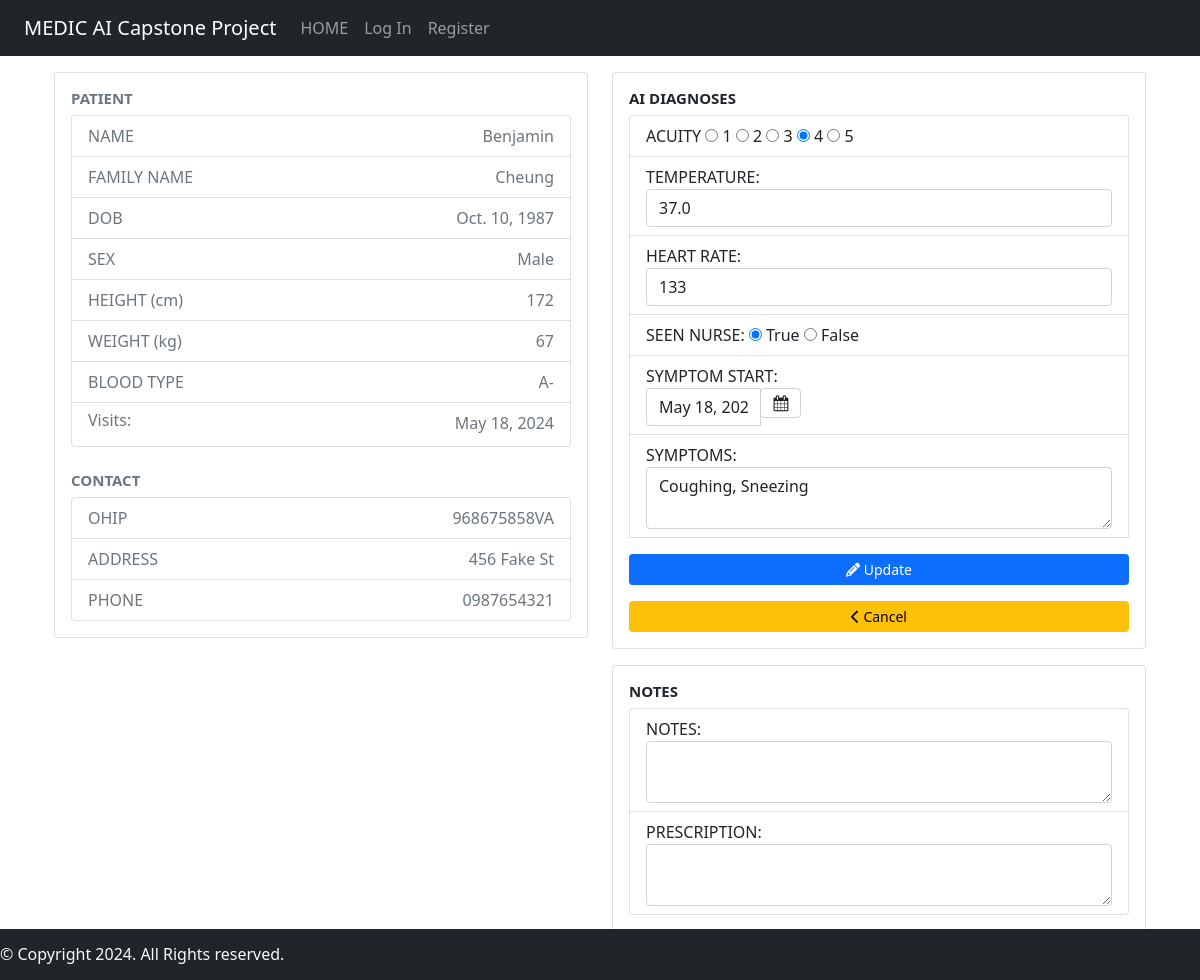
Before: /patientinfo/2/edit with the older database file.
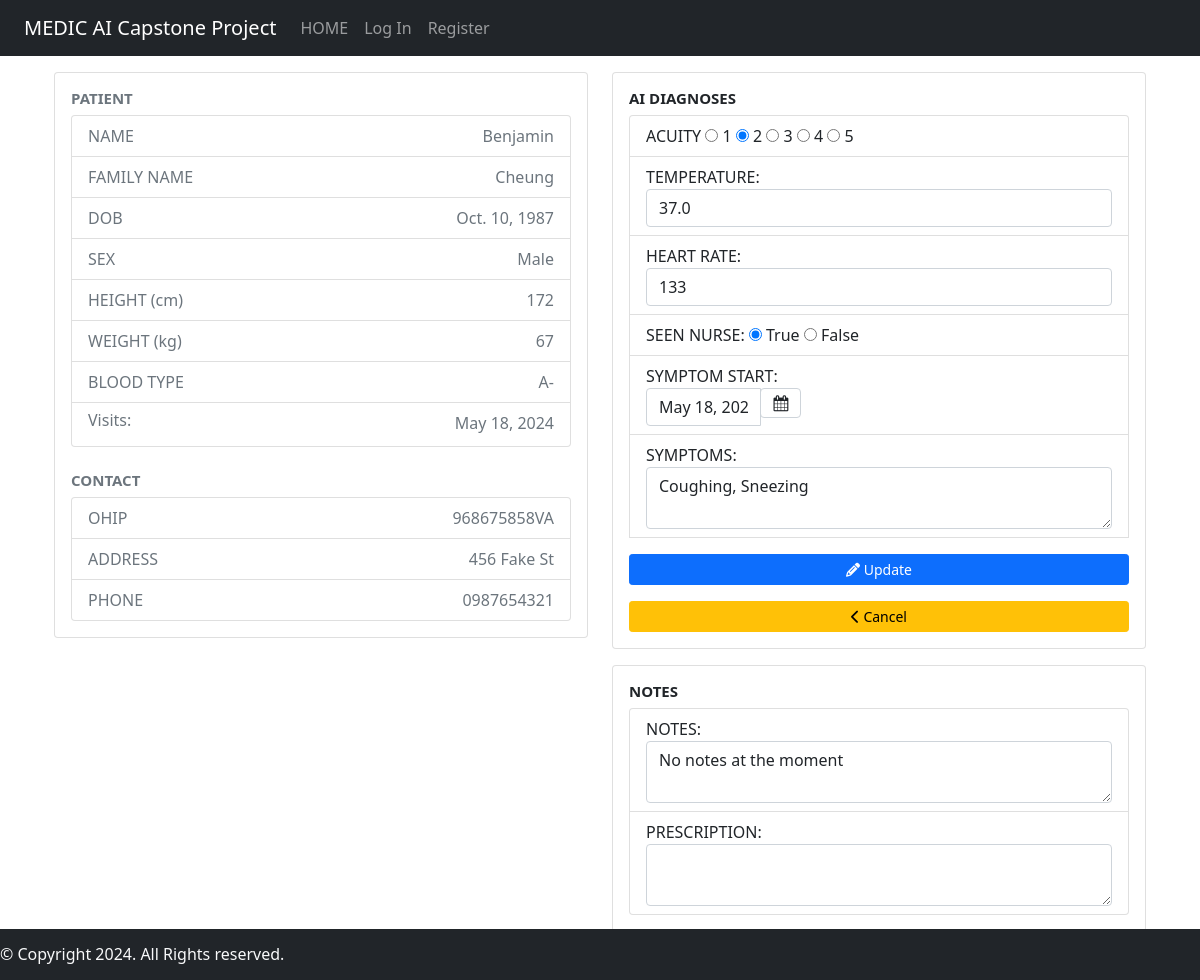
After: the same page with the newer database file.
### medicAI/models.py (models this page shows)
class Hospital_Visit(models.Model):
    ACUITY_CHOICES = [
        ('1', '1'),
        ('2', '2'),
        ('3', '3'),
        ('4', '4'),
        ('5', '5'),
    ]
    patient = models.ForeignKey(Patient, on_delete=models.CASCADE)
    symptom_start_date = models.DateField(default=timezone.now, blank=True)
    acuity = models.CharField(max_length=1, choices=ACUITY_CHOICES, default='5')
    temperature = models.DecimalField(
        max_digits=3,
        decimal_places=1,
        null=True,
        blank=True,
        validators=[MinValueValidator(30), MaxValueValidator(45)]
    )
    heart_rate = models.IntegerField(null=True, blank=True)
    prescription = models.CharField(max_length=200, blank=True)
    diagnosis = models.CharField(max_length=200, blank=True)
    seen_nurse = models.BooleanField(default=False)
    er_doctor = models.ForeignKey(User, on_delete=models.CASCADE, null=True)
    symptoms = models.CharField(max_length=500, null=True, blank=True )

### medicAI/views.py (the view, shortened to what this page needs)
# urls.py: path("patientinfo/<str:patient_id>/edit", views.edit_patient_info, name="editpatientinfo"),
def edit_patient_info(request, patient_id):
    patient = Patient.objects.get(pk=patient_id)
    visit_list = Hospital_Visit.objects.filter(patient=patient_id).order_by('-symptom_start_date')
    current_visit = visit_list.first()
    context = {
        'patient': patient,
        'visit_list' : visit_list,
        'current_visit': current_visit
    }
    return render(request, "medicAI/editpatientinfo.html", context)

### medicAI/templates/medicAI/editpatientinfo.html (shortened to what the changed rows need)
{% extends "medicAI/layout.html" %}
{% block body %}
<div class="container" style="margin-top: 1rem; margin-bottom: 3rem;">
    <form action="/patientinfo/{{patient.id}}/edit" method="POST">
        <div class="row">
            <div class="col-md-6">
                <div class="card" style="margin-bottom: 1rem;">
                    <div class="card-body">
                        <ul class="list-group">
                            <li class="list-group-item text-muted" style="display: inline-block;">
                                <ul class="list-group" style="list-style-type: none; padding-left: 0;float: right;">
                                    {% for visit in visit_list %}
                                    <li>{{ visit.symptom_start_date }}</li>
                                    {% endfor %}
                                </ul>
                            </li>
                        </ul>
                        <br/>
                    </div>
                </div>
            </div>
            <div class="col-md-6">
                <div class="card" style="margin-bottom: 1rem;">
                    <div class="card-body">
                        <ul class="list-group">
                            <li class="list-group-item">ACUITY
                                <input type="radio" id="one" name="acuity" value="1" {% if current_visit.acuity == '1' %} checked {% endif %}>
                                <label for="one">1</label>
                                <input type="radio" id="two" name="acuity" value="2" {% if current_visit.acuity == '2' %} checked {% endif %}>
                                <label for="two">2</label>
                                <input type="radio" id="three" name="acuity" value="3" {% if current_visit.acuity == '3' %} checked {% endif %}>
                                <label for="three">3</label>
                                <input type="radio" id="four" name="acuity" value="4" {% if current_visit.acuity == '4' %} checked {% endif %}>
                                <label for="four">4</label>
                                <input type="radio" id="five" name="acuity" value="5" {% if current_visit.acuity == '5' %} checked {% endif %}>
                                <label for="five">5</label><br>
                            </li>
                            <li class="list-group-item">TEMPERATURE: <input min="30" max="42" type="number" class='form-control' name="temperature" value="{{ current_visit.temperature }}"></li>
                            <li class="list-group-item">HEART RATE: <input min="30" max="220" type="number" class='form-control' name="heart_rate" value="{{ current_visit.heart_rate }}"></li>
                            <li class="list-group-item">SEEN NURSE:
                                <input type="radio" id="true" name="seen_nurse" value="True" {% if current_visit.seen_nurse %} checked {% endif %}>
                                <label for="true">True</label>
                                <input type="radio" id="false" name="seen_nurse" value="False" {% if not current_visit.seen_nurse %} checked {% endif %}>
                                <label for="false">False</label><br>
                            </li>
                            <li class="list-group-item">SYMPTOM START:
                                <div class="col-sm-4">
                                    <div class="input-group date" id="datepicker">
                                        <input type="text" class="form-control"
                                            name="symptom_start" value="{{ current_visit.symptom_start_date }}">
                                        <span class="input-group-append">
                                            <span class="input-group-text bg-white">
                                            </span>
                                        </span>
                                    </div>
                                </div>
                            </li>
                            <li class="list-group-item">SYMPTOMS:<textarea class='form-control' name="symptoms">{{ current_visit.symptoms }}</textarea></li>
                        </ul>
                    </div>
                </div>
                <div class="card">
                    <div class="card-body">
                        <ul class="list-group">
                            <li class="list-group-item">NOTES:<textarea class='form-control' name="diagnosis">{{ current_visit.diagnosis }}</textarea></li>
                        </ul>
                    </div>
                </div>
            </div>
        </div>
    </form>
</div>
{% endblock %}

Changed rows visible on the page:
changed Hospital_Visit "☑ True": acuity "☐ 2" → "☑ 2"; acuity "☑ 4" → "☐ 4"; diagnosis (not shown) → "No notes at the moment"
